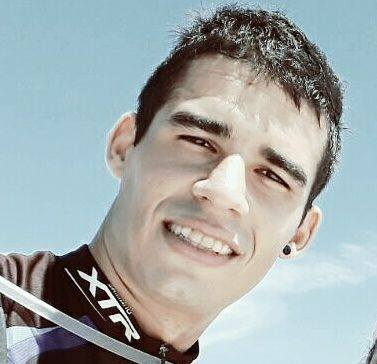
//> input picture PDI/11.jpg, 377 x 364 px
$ ./cannypoints 11.jpg   (built with g++ and OpenCV 4)
//> lines starting //> are read from the running program, lines starting //| are printed output that depends on the picture
#include <iostream>
#include "opencv2/opencv.hpp"
#include <fstream>
#include <iomanip>
#include <vector>
#include <algorithm>
#include <numeric>
#include <ctime>
#include <cstdlib>
using namespace std;
using namespace cv;
#define STEP 5
#define JITTER 4
#define RAIO 4

int main(int argc, char**argv){
  int width, height,gray;
  int x,y;

  int r = 1,l=20;//l=limiar inferior e r= raio dos circulos ambos para a iteração inicial de um total de n
  vector<int> yrange;
  vector<int> xrange;
  Mat image, frame, pontos, border;

  image= imread(argv[1],CV_LOAD_IMAGE_GRAYSCALE);
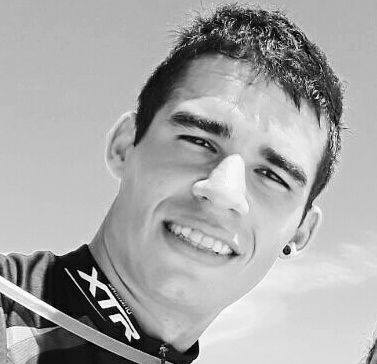
//> image: 364 rows x 377 cols, CV_8UC1; min 0, max 255, mean 167.6
  srand(time(0));
    if(!image.data){
    cout << "nao abriu" << argv[1] << endl;
    cout << argv[0] << " imagem.png";
    exit(0);
    }

  width=image.size().width;
//> width = 377
  height=image.size().height;
//> height = 364


  xrange.resize(height/STEP);
//> xrange = 72 values from 0 to 0
  yrange.resize(width/STEP);
//> yrange = 75 values from 0 to 0

  iota(xrange.begin(), xrange.end(), 0);
//> xrange = 72 values from 0 to 71
  iota(yrange.begin(), yrange.end(), 0);
//> yrange = 75 values from 0 to 74

  for(uint i=0; i<xrange.size(); i++){
    xrange[i]= xrange[i]*STEP+STEP/2;
    yrange[i]= yrange[i]*STEP+STEP/2;
  }
//> after the loop, xrange = 72 values from 2 to 357

  pontos = Mat(height, width, CV_8U, Scalar(255));
  random_shuffle(xrange.begin(), xrange.end());

  for(auto i : xrange){
    random_shuffle(yrange.begin(), yrange.end());
    for(auto j : yrange){
      x = i+rand()%(2*JITTER)-JITTER+1;
      y = j+rand()%(2*JITTER)-JITTER+1;
      gray = image.at<uchar>(x,y);
      circle(pontos,
             cv::Point(y,x),
             RAIO,
             CV_RGB(gray,gray,gray),
             -1,
             CV_AA);
    }
  }
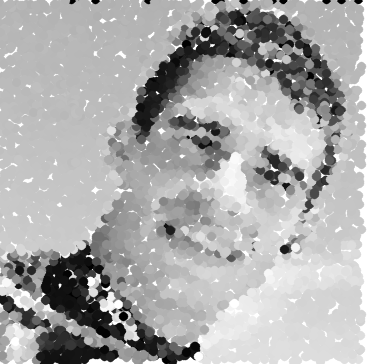
//> pontos: 364 rows x 377 cols, CV_8UC1; min 0, max 255, mean 172.9
  imshow("pontilhismo 1ª iteracao", pontos);

  imwrite("cannypoints1.png", pontos);

   for(int a=0; a<10; a++){
    Canny(image, border, l, 3*l);
    l=l*10;//serão 10 iterações
    for(int i=1; i<width; i++){
      for(int j=1; j<height; j++){
        if(border.at<uchar>(i,j) == 255){
          gray = image.at<uchar>(i,j);
          circle(pontos,
                 cv::Point(j,i),
                 r,
                 CV_RGB(gray,gray,gray),
                 -1,
                 CV_AA);
        }
      }
    }
    r=r+1;
  }
//> this loop made 10 passes
//> gray on passes 1 to 10: 199, 244, 244, 244, 244, 244, 244, 244, 244, 199
//> pass 1, `Canny(image, border, l, 3*l);`:
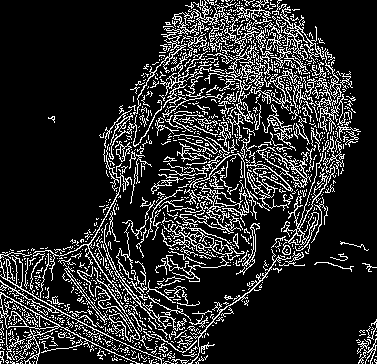
//> border: 364 rows x 377 cols, CV_8UC1; 16.3% white in thin lines or dots
//> pass 2, `Canny(image, border, l, 3*l);`:
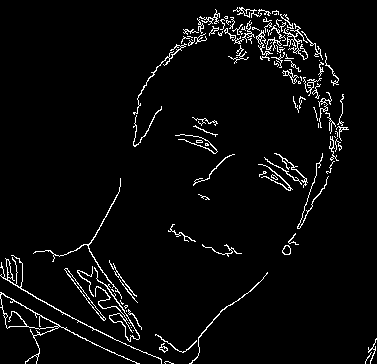
//> border: 364 rows x 377 cols, CV_8UC1; 4% white in thin lines or dots
//> after the loop:
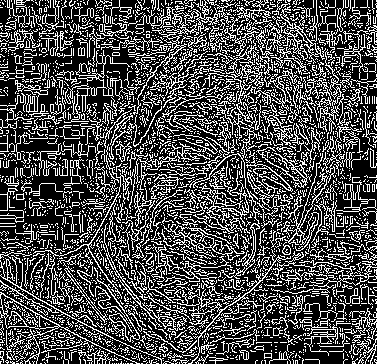
//> border: 364 rows x 377 cols, CV_8UC1; 30% white in thin lines or dots
//> after the loop:
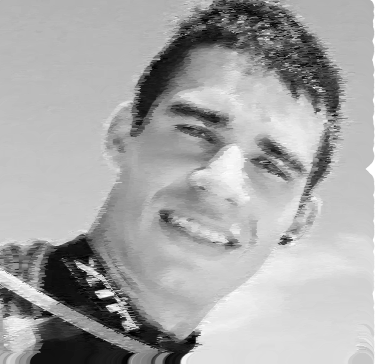
//> pontos: 364 rows x 377 cols, CV_8UC1; min 0, max 255, mean 167.4
//> after the loop, l = -1863462912; gray = 199; r = 11
imshow("pontilhismo ultima iteracao",pontos);
imwrite("cannypoints2.png",pontos);

  waitKey();

  return 0;
}

$ run again, on PDI/biel.png
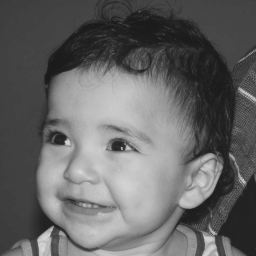
//> input picture PDI/biel.png, 256 x 256 px
//> image is the input picture: 256 rows x 256 cols, CV_8UC1; min 26, max 219, mean 100.9
//> the loop `for(int a=0; a<10; a++)` made 10 passes
//> gray on passes 1 to 8: 60, 144, 144, 144, 144, 144, 144, 144
//> pass 1, `Canny(image, border, l, 3*l);`:
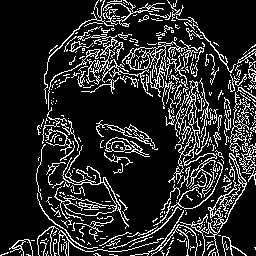
//> border: 256 rows x 256 cols, CV_8UC1; 15.8% white in thin lines or dots
//> after the loop `for(int a=0; a<10; a++)`:
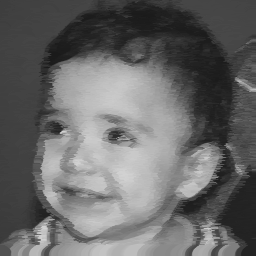
//> pontos: 256 rows x 256 cols, CV_8UC1; min 26, max 211, mean 103.6
//> after the loop `for(int a=0; a<10; a++)`: l = -1863462912; gray = 35; r = 11
